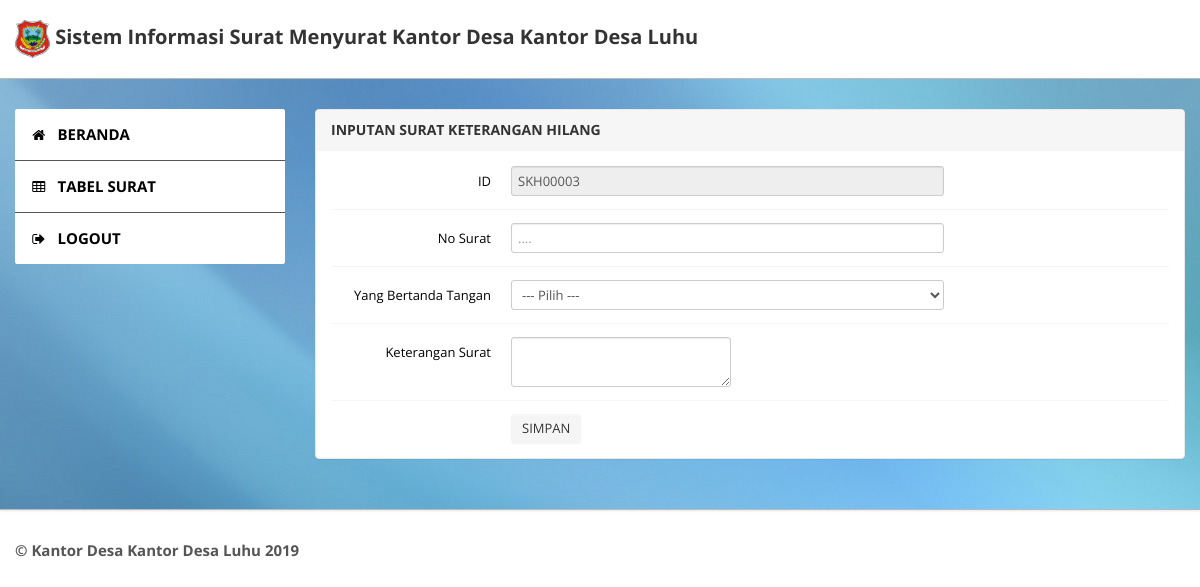
Page /operator_skh.php (signed in) on the earlier database version.
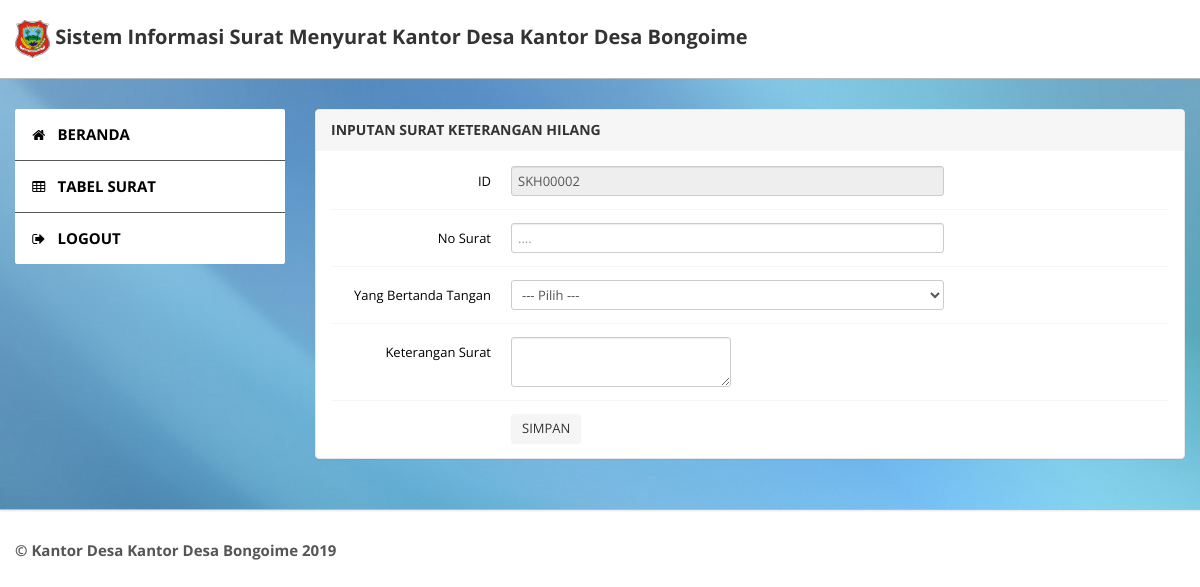
Same page on the later database version.
### tables this page shows
CREATE TABLE `tbl_instansi` (
  `id_instansi` int(11) NOT NULL,
  `nm` varchar(100) NOT NULL
);

### operator_skh.php (the view, shortened to what this page needs)
<?php
if(empty($_SESSION['username'] AND $_SESSION['hak_akses'])){
header("location:index.php");
}else{
?>
<!DOCTYPE html>
<html lang="en">
<head>
	<link type="text/css" href="bootstrap/css/bootstrap.min.css" rel="stylesheet">
	<link type="text/css" href="bootstrap/css/bootstrap-responsive.min.css" rel="stylesheet">
	<link type="text/css" href="css/theme.css" rel="stylesheet">
	<link type="text/css" href="images/icons/css/font-awesome.css" rel="stylesheet">
</head>
<body>
	 <div class="navbar navbar-fixed-top">
            <div class="navbar-inner">
                <div class="container">
                        <a class="brand" href="">
                        <img width="35" height="35" src="logodesa/logodesa.png">
                       	<?php
                        $query = mysqli_query($config, "SELECT * FROM tbl_instansi WHERE id_instansi");
                        $data=mysqli_fetch_assoc($query);
                        ?>
                        Sistem Informasi Surat Menyurat <?php echo 'Kantor Desa '.$data['nm']; ?>
                        </a>
                </div>
            </div>
        </div>
	<div class="wrapper">
		<div class="container">
			<div class="row">
				<div class="span3">
					 <div class="sidebar">
                            <ul class="widget widget-menu unstyled">
                                <li class="active"><a href="halaman-operator.php"><i class="menu-icon icon-home"></i>BERANDA
                                </a></li>
                                <li class="active"><a href="operator-tabel-skh.php"><i class="menu-icon icon-table"></i>TABEL SURAT
                                </a></li>
                                <li><a href="logout.php"><i class="menu-icon icon-signout"></i>LOGOUT
                                </a></li>
                                </ul>
                        </div>
				</div>
				<div class="span9">
					<div class="content">
						<div class="module">
							<div class="module-head">
								<h3>INPUTAN SURAT KETERANGAN HILANG</h3>
							</div>
							<div class="module-body">
									<form name="form_skh" onsubmit="return pesan_skh(this)" class="form-horizontal row-fluid" method="post" action="operator-proses-simpan-skh.php">
									 <?php
										$query   = "SELECT max(id_skh) as maxKode FROM tbl_skh";
										$hasil   = mysqli_query($config,$query);
										$data    = mysqli_fetch_array($hasil);
										$idsurat = $data['maxKode'];
										$noUrut  = (int) substr($idsurat, 5, 5);
										$noUrut++;
										$char    = "SKH";
										$idsurat = $char . sprintf("%05s", $noUrut);
										?>
                                      	<div class="control-group">
											<label class="control-label" for="basicinput">
											ID</label>
											<div class="controls">
												<input type="text" name="id_skh" id="basicinput" class="span8" value="<?php echo $idsurat; ?>" readonly>
											</div>
										</div>
										<div class="control-group">
											<label class="control-label" for="basicinput">
											No Surat</label>
											<div class="controls">
												<input type="text" name="no_surat_skh" id="basicinput" class="span8" placeholder="...." autocomplete="off">
											</div>
										</div>
										<div class="control-group">
										<label class="control-label" for="basicinput">Yang Bertanda Tangan</label>
											<div class="controls">
												<select name="nama" tabindex="1" class="span8">
												<option value="0">--- Pilih ---</option>
												</select>
											</div>
										</div>
										<div class="control-group">
											<label class="control-label" for="basicinput">Keterangan Surat</label>
											<div class="controls">
												<textarea name="ket" class="texteditor"></textarea>
											</div>
										</div>
										<div class="control-group">
											<div class="controls">
												<button name="simpan" type="submit" class="btn">SIMPAN</button>
											</div>
										</div>
									</form>
							</div>
						</div>
					</div>
				</div>
			</div>
		</div>
	</div>
	<div class="footer">
		<div class="container">
			  <b class="copyright">
                <?php
                $query = mysqli_query($config, "SELECT * FROM tbl_instansi WHERE id_instansi");
                $data=mysqli_fetch_assoc($query);
                ?>
                &copy; <?php echo 'Kantor Desa '.$data['nm'] . " " .date('Y'); ?>
            </b>
		</div>
	</div>
</body>
</html>
<?php
}
?>

Differences in the rows shown:
changed tbl_instansi: nm "Kantor Desa Luhu" → "Kantor Desa Bongoime"
Other differences:
form field id_skh: "SKH00003" → "SKH00002"
